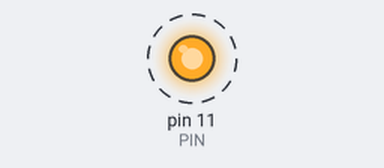
The sketch below on a simulated Arduino Uno, built with avr-gcc and run on an emulated ATmega328P. Shown: output pins drawn as LEDs (lit = HIGH). Dashed ring = blinking.

Above: at 0.2 s.
Timing chart, 0 to 3.0 s (numbered marks = the images above):
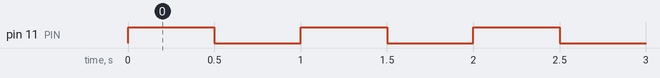

The sketch:

LedFlashing.ino
```cpp
//LED flashing
int PIN = 11;

void setup() {
  pinMode(PIN, OUTPUT);
}

void loop() {
  digitalWrite(PIN, HIGH);
  delay(500); //0.5sec
  digitalWrite(PIN, LOW);
  delay(500); //0.5sec
}
```

Measured:
- by itself, pin 11 (PIN): alternates HIGH for 0.50 s and LOW for 0.50 s
